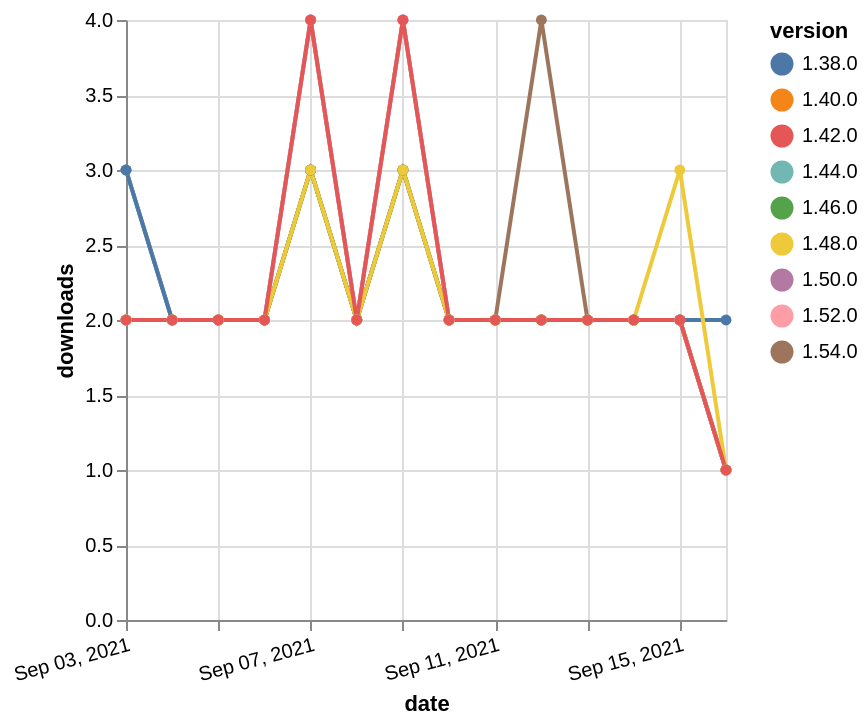

Express this chart as Vega-Lite.
### Vega-Lite specification from a JSON file in a GitHub repository (floating-point values rounded to 4 significant figures)
{"$schema": "https://vega.github.io/schema/vega-lite/v5.json", "description": "A simple bar chart with embedded data.", "data": {"values": [{"date": "2021-09-03", "total": 239, "delta": 3, "version": "1.54.0"}, {"date": "2021-09-04", "total": 241, "delta": 2, "version": "1.54.0"}, {"date": "2021-09-05", "total": 243, "delta": 2, "version": "1.54.0"}, {"date": "2021-09-06", "total": 245, "delta": 2, "version": "1.54.0"}, {"date": "2021-09-07", "total": 248, "delta": 3, "version": "1.54.0"}, {"date": "2021-09-08", "total": 250, "delta": 2, "version": "1.54.0"}, {"date": "2021-09-09", "total": 253, "delta": 3, "version": "1.54.0"}, {"date": "2021-09-10", "total": 255, "delta": 2, "version": "1.54.0"}, {"date": "2021-09-11", "total": 257, "delta": 2, "version": "1.54.0"}, {"date": "2021-09-12", "total": 261, "delta": 4, "version": "1.54.0"}, {"date": "2021-09-13", "total": 263, "delta": 2, "version": "1.54.0"}, {"date": "2021-09-14", "total": 265, "delta": 2, "version": "1.54.0"}, {"date": "2021-09-15", "total": 267, "delta": 2, "version": "1.54.0"}, {"date": "2021-09-16", "total": 268, "delta": 1, "version": "1.54.0"}, {"date": "2021-09-03", "total": 1040, "delta": 2, "version": "1.50.0"}, {"date": "2021-09-04", "total": 1042, "delta": 2, "version": "1.50.0"}, {"date": "2021-09-05", "total": 1044, "delta": 2, "version": "1.50.0"}, {"date": "2021-09-06", "total": 1046, "delta": 2, "version": "1.50.0"}, {"date": "2021-09-07", "total": 1049, "delta": 3, "version": "1.50.0"}, {"date": "2021-09-08", "total": 1051, "delta": 2, "version": "1.50.0"}, {"date": "2021-09-09", "total": 1054, "delta": 3, "version": "1.50.0"}, {"date": "2021-09-10", "total": 1056, "delta": 2, "version": "1.50.0"}, {"date": "2021-09-11", "total": 1058, "delta": 2, "version": "1.50.0"}, {"date": "2021-09-12", "total": 1060, "delta": 2, "version": "1.50.0"}, {"date": "2021-09-13", "total": 1062, "delta": 2, "version": "1.50.0"}, {"date": "2021-09-14", "total": 1064, "delta": 2, "version": "1.50.0"}, {"date": "2021-09-15", "total": 1066, "delta": 2, "version": "1.50.0"}, {"date": "2021-09-16", "total": 1067, "delta": 1, "version": "1.50.0"}, {"date": "2021-09-03", "total": 2112, "delta": 3, "version": "1.44.0"}, {"date": "2021-09-04", "total": 2114, "delta": 2, "version": "1.44.0"}, {"date": "2021-09-05", "total": 2116, "delta": 2, "version": "1.44.0"}, {"date": "2021-09-06", "total": 2118, "delta": 2, "version": "1.44.0"}, {"date": "2021-09-07", "total": 2121, "delta": 3, "version": "1.44.0"}, {"date": "2021-09-08", "total": 2123, "delta": 2, "version": "1.44.0"}, {"date": "2021-09-09", "total": 2126, "delta": 3, "version": "1.44.0"}, {"date": "2021-09-10", "total": 2128, "delta": 2, "version": "1.44.0"}, {"date": "2021-09-11", "total": 2130, "delta": 2, "version": "1.44.0"}, {"date": "2021-09-12", "total": 2132, "delta": 2, "version": "1.44.0"}, {"date": "2021-09-13", "total": 2134, "delta": 2, "version": "1.44.0"}, {"date": "2021-09-14", "total": 2136, "delta": 2, "version": "1.44.0"}, {"date": "2021-09-15", "total": 2138, "delta": 2, "version": "1.44.0"}, {"date": "2021-09-16", "total": 2139, "delta": 1, "version": "1.44.0"}, {"date": "2021-09-03", "total": 3268, "delta": 3, "version": "1.38.0"}, {"date": "2021-09-04", "total": 3270, "delta": 2, "version": "1.38.0"}, {"date": "2021-09-05", "total": 3272, "delta": 2, "version": "1.38.0"}, {"date": "2021-09-06", "total": 3274, "delta": 2, "version": "1.38.0"}, {"date": "2021-09-07", "total": 3278, "delta": 4, "version": "1.38.0"}, {"date": "2021-09-08", "total": 3280, "delta": 2, "version": "1.38.0"}, {"date": "2021-09-09", "total": 3284, "delta": 4, "version": "1.38.0"}, {"date": "2021-09-10", "total": 3286, "delta": 2, "version": "1.38.0"}, {"date": "2021-09-11", "total": 3288, "delta": 2, "version": "1.38.0"}, {"date": "2021-09-12", "total": 3290, "delta": 2, "version": "1.38.0"}, {"date": "2021-09-13", "total": 3292, "delta": 2, "version": "1.38.0"}, {"date": "2021-09-14", "total": 3294, "delta": 2, "version": "1.38.0"}, {"date": "2021-09-15", "total": 3296, "delta": 2, "version": "1.38.0"}, {"date": "2021-09-16", "total": 3298, "delta": 2, "version": "1.38.0"}, {"date": "2021-09-03", "total": 2745, "delta": 2, "version": "1.40.0"}, {"date": "2021-09-04", "total": 2747, "delta": 2, "version": "1.40.0"}, {"date": "2021-09-05", "total": 2749, "delta": 2, "version": "1.40.0"}, {"date": "2021-09-06", "total": 2751, "delta": 2, "version": "1.40.0"}, {"date": "2021-09-07", "total": 2754, "delta": 3, "version": "1.40.0"}, {"date": "2021-09-08", "total": 2756, "delta": 2, "version": "1.40.0"}, {"date": "2021-09-09", "total": 2759, "delta": 3, "version": "1.40.0"}, {"date": "2021-09-10", "total": 2761, "delta": 2, "version": "1.40.0"}, {"date": "2021-09-11", "total": 2763, "delta": 2, "version": "1.40.0"}, {"date": "2021-09-12", "total": 2765, "delta": 2, "version": "1.40.0"}, {"date": "2021-09-13", "total": 2767, "delta": 2, "version": "1.40.0"}, {"date": "2021-09-14", "total": 2769, "delta": 2, "version": "1.40.0"}, {"date": "2021-09-15", "total": 2771, "delta": 2, "version": "1.40.0"}, {"date": "2021-09-16", "total": 2772, "delta": 1, "version": "1.40.0"}, {"date": "2021-09-03", "total": 1695, "delta": 2, "version": "1.46.0"}, {"date": "2021-09-04", "total": 1697, "delta": 2, "version": "1.46.0"}, {"date": "2021-09-05", "total": 1699, "delta": 2, "version": "1.46.0"}, {"date": "2021-09-06", "total": 1701, "delta": 2, "version": "1.46.0"}, {"date": "2021-09-07", "total": 1704, "delta": 3, "version": "1.46.0"}, {"date": "2021-09-08", "total": 1706, "delta": 2, "version": "1.46.0"}, {"date": "2021-09-09", "total": 1709, "delta": 3, "version": "1.46.0"}, {"date": "2021-09-10", "total": 1711, "delta": 2, "version": "1.46.0"}, {"date": "2021-09-11", "total": 1713, "delta": 2, "version": "1.46.0"}, {"date": "2021-09-12", "total": 1715, "delta": 2, "version": "1.46.0"}, {"date": "2021-09-13", "total": 1717, "delta": 2, "version": "1.46.0"}, {"date": "2021-09-14", "total": 1719, "delta": 2, "version": "1.46.0"}, {"date": "2021-09-15", "total": 1721, "delta": 2, "version": "1.46.0"}, {"date": "2021-09-16", "total": 1722, "delta": 1, "version": "1.46.0"}, {"date": "2021-09-03", "total": 746, "delta": 2, "version": "1.52.0"}, {"date": "2021-09-04", "total": 748, "delta": 2, "version": "1.52.0"}, {"date": "2021-09-05", "total": 750, "delta": 2, "version": "1.52.0"}, {"date": "2021-09-06", "total": 752, "delta": 2, "version": "1.52.0"}, {"date": "2021-09-07", "total": 756, "delta": 4, "version": "1.52.0"}, {"date": "2021-09-08", "total": 758, "delta": 2, "version": "1.52.0"}, {"date": "2021-09-09", "total": 762, "delta": 4, "version": "1.52.0"}, {"date": "2021-09-10", "total": 764, "delta": 2, "version": "1.52.0"}, {"date": "2021-09-11", "total": 766, "delta": 2, "version": "1.52.0"}, {"date": "2021-09-12", "total": 768, "delta": 2, "version": "1.52.0"}, {"date": "2021-09-13", "total": 770, "delta": 2, "version": "1.52.0"}, {"date": "2021-09-14", "total": 772, "delta": 2, "version": "1.52.0"}, {"date": "2021-09-15", "total": 774, "delta": 2, "version": "1.52.0"}, {"date": "2021-09-16", "total": 775, "delta": 1, "version": "1.52.0"}, {"date": "2021-09-03", "total": 1491, "delta": 2, "version": "1.48.0"}, {"date": "2021-09-04", "total": 1493, "delta": 2, "version": "1.48.0"}, {"date": "2021-09-05", "total": 1495, "delta": 2, "version": "1.48.0"}, {"date": "2021-09-06", "total": 1497, "delta": 2, "version": "1.48.0"}, {"date": "2021-09-07", "total": 1500, "delta": 3, "version": "1.48.0"}, {"date": "2021-09-08", "total": 1502, "delta": 2, "version": "1.48.0"}, {"date": "2021-09-09", "total": 1505, "delta": 3, "version": "1.48.0"}, {"date": "2021-09-10", "total": 1507, "delta": 2, "version": "1.48.0"}, {"date": "2021-09-11", "total": 1509, "delta": 2, "version": "1.48.0"}, {"date": "2021-09-12", "total": 1511, "delta": 2, "version": "1.48.0"}, {"date": "2021-09-13", "total": 1513, "delta": 2, "version": "1.48.0"}, {"date": "2021-09-14", "total": 1515, "delta": 2, "version": "1.48.0"}, {"date": "2021-09-15", "total": 1518, "delta": 3, "version": "1.48.0"}, {"date": "2021-09-16", "total": 1519, "delta": 1, "version": "1.48.0"}, {"date": "2021-09-03", "total": 2618, "delta": 2, "version": "1.42.0"}, {"date": "2021-09-04", "total": 2620, "delta": 2, "version": "1.42.0"}, {"date": "2021-09-05", "total": 2622, "delta": 2, "version": "1.42.0"}, {"date": "2021-09-06", "total": 2624, "delta": 2, "version": "1.42.0"}, {"date": "2021-09-07", "total": 2628, "delta": 4, "version": "1.42.0"}, {"date": "2021-09-08", "total": 2630, "delta": 2, "version": "1.42.0"}, {"date": "2021-09-09", "total": 2634, "delta": 4, "version": "1.42.0"}, {"date": "2021-09-10", "total": 2636, "delta": 2, "version": "1.42.0"}, {"date": "2021-09-11", "total": 2638, "delta": 2, "version": "1.42.0"}, {"date": "2021-09-12", "total": 2640, "delta": 2, "version": "1.42.0"}, {"date": "2021-09-13", "total": 2642, "delta": 2, "version": "1.42.0"}, {"date": "2021-09-14", "total": 2644, "delta": 2, "version": "1.42.0"}, {"date": "2021-09-15", "total": 2646, "delta": 2, "version": "1.42.0"}, {"date": "2021-09-16", "total": 2647, "delta": 1, "version": "1.42.0"}]}, "width": "container", "mark": {"type": "line", "point": {"filled": true}}, "encoding": {"x": {"field": "date", "type": "temporal", "timeUnit": "yearmonthdate", "title": "date", "axis": {"labelAngle": -15}}, "y": {"field": "delta", "type": "quantitative", "title": "downloads"}, "color": {"field": "version", "type": "nominal"}, "tooltip": {"field": "delta"}}}
